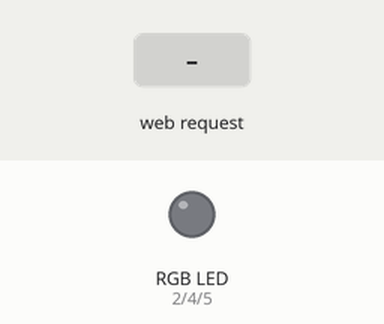
Bench run of a sketch on a simulated ESP32. Shown: an RGB LED mixed from three pins (HIGH = lit). The test bench sets the inputs (shaded band). WiFi joins after 1.5 s; servers stay silent unless stated; what the sketch prints to the serial monitor is not drawn.

Above: at 2.7 s.
2.8 s: HTTP request GET /on received
At 3.2 s:
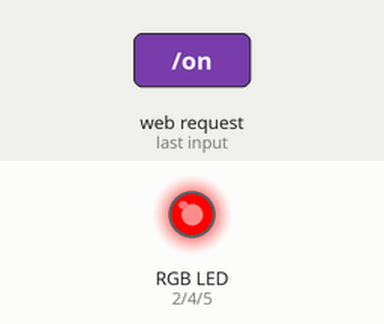
4.3 s: HTTP request GET /on?cor=1 received
Timing chart, 0 to 7.3 s (numbered marks = the images above; inputs shaded):
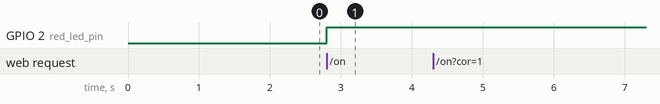

The sketch:

sketch.ino
```cpp
#include <WiFi.h>
#include <WebServer.h>
#include <pgmspace.h>
#include <stdio.h>

// ==== 1. CONFIGURACOES WI-FI ====
const char *ssid = "roteadorKauan";
const char *password = "senha1234";

// ==== 2. DEFINICAO LEDS ====
const int red_led_pin = 2;
const int green_led_pin = 4;
const int blue_led_pin = 5;

// ==== 3. CRIACAO DO OBJETO DO SERVIDOR NA PORTA PADRAO 80 ====
WebServer server(80);

// ==== 4. PAGINA WEB (HTML) ====
const char MAIN_page[] PROGMEM = R"rawliteral(
<!DOCTYPE html>
<html lang="pt-br">
<head>
    <meta charset="UTF-8">
    <meta name="viewport" content="width=device-width, initial-scale=1.0">
    <title>ESP32 - Seletor de Cores</title>
    <style>
        :root {
            --background-color: #f0f2f5;
            --card-background: #ffffff;
            --text-color: #333333;
            --primary-color: #007bff;
            --primary-hover: #0056b3;
            --shadow-color: rgba(0, 0, 0, 0.1);
        }
        * {
            box-sizing: border-box;
            margin: 0;
            padding: 0;
        }
        body {
            font-family: -apple-system, BlinkMacSystemFont, 'Segoe UI', Roboto, Helvetica, Arial, sans-serif;
            background-color: var(--background-color);
            color: var(--text-color);
            display: flex;
            justify-content: center;
            align-items: center;
            min-height: 100vh;
            padding: 1rem;
        }
        .color-card {
            background-color: var(--card-background);
            border-radius: 1rem;
            box-shadow: 0 4px 12px var(--shadow-color);
            padding: 2.5rem 2rem;
            width: 100%;
            max-width: 400px;
            text-align: center;
            transition: transform 0.3s ease, box-shadow 0.3s ease;
        }
        .color-card:hover {
            transform: translateY(-5px);
            box-shadow: 0 8px 24px var(--shadow-color);
        }
        h1 {
            font-size: 1.75rem;
            margin-bottom: 1.5rem;
            color: var(--text-color);
        }
        label {
            font-size: 1.1rem;
            font-weight: 500;
            color: #555;
        }
        form {
            display: flex;
            flex-direction: column;
            align-items: center;
            gap: 1.5rem;
        }
        input[type="color"] {
            appearance: none;
            -webkit-appearance: none;
            width: 80px;
            height: 80px;
            background-color: transparent;
            border: none;
            cursor: pointer;
        }
        input[type="color"]::-webkit-color-swatch {
            border-radius: 50%;
            border: 4px solid #eee;
            transition: border-color 0.2s ease;
        }
        input[type="color"]::-webkit-color-swatch:hover {
            border-color: #ddd;
        }
        .button {
            background-color: var(--primary-color);
            color: white;
            font-size: 1.1rem;
            font-weight: bold;
            padding: 0.9rem 2rem;
            border: none;
            border-radius: 0.5rem;
            cursor: pointer;
            text-transform: uppercase;
            letter-spacing: 1px;
            transition: background-color 0.3s ease, transform 0.2s ease;
        }
        .button:hover {
            background-color: var(--primary-hover);
            transform: scale(1.05);
        }
        .button:active {
            transform: scale(0.98);
        }
        @media (max-width: 480px) {
            .color-card {
                padding: 2rem 1.5rem;
            }
            h1 {
                font-size: 1.5rem;
            }
        }
    </style>
</head>
<body>
    <div class="color-card">
        <h1>Controle de LED 🎨</h1>
        <form action="/on" method="get">
            <label for="colorPicker">Toque no círculo para selecionar</label>
            <input type="color" id="colorPicker" name="cor" value="#ff0000">
            <button type="submit" class="button">Enviar Cor</button>
        </form>
    </div>
</body>
</html>
)rawliteral";

// ==== 5. FUNCOES DE CONTROLE ====

// Envia a pagina HTML para o navegador
void handleRoot()
{
    server.send(200, "text/html", MAIN_page);
}

// Controle de cor
void handleSetColor()
{
    String colorValue = "#ff0000";
    int r, g, b;

    if (server.hasArg("cor"))
    {
        colorValue = server.arg("cor");
    }

    Serial.print("Cor recebida: ");
    Serial.println(colorValue);

    // Converte a string de cor (#RRGGBB) para valores R, G, B
    // Usa c_str() para converter o objeto String para um const char*
    if (sscanf(colorValue.c_str() + 1, "%2x%2x%2x", &r, &g, &b) == 3)
    {
        analogWrite(red_led_pin, r);
        analogWrite(green_led_pin, g);
        analogWrite(blue_led_pin, b);
        Serial.printf("Valores RGB definidos: R=%d, G=%d, B=%d\n", r, g, b);
    }
    else
    {
        Serial.println("Formato de cor hexadecimal inválido.");
    }

    // Redireciona o navegador de volta para a pagina principal
    server.sendHeader("Location", "/");
    server.send(302, "text/plain", "Cor atualizada!");
}

// ==== 6. CONFIGURACOES SETUP ====
void setup()
{
    Serial.begin(115200);

    // Configura os pinos dos LEDs como saída
    pinMode(red_led_pin, OUTPUT);
    pinMode(green_led_pin, OUTPUT);
    pinMode(blue_led_pin, OUTPUT);

    // Apaga os LEDs no início
    analogWrite(red_led_pin, 0);
    analogWrite(green_led_pin, 0);
    analogWrite(blue_led_pin, 0);

    // Conectando ao Wi-Fi
    Serial.print("Conectando a ");
    Serial.println(ssid);
    WiFi.begin(ssid, password);

    while (WiFi.status() != WL_CONNECTED)
    {
        delay(500);
        Serial.print(".");
    }

    Serial.println("\nWi-Fi conectado!");
    Serial.print("Endereco de IP: ");
    Serial.println(WiFi.localIP());

    // Configurando as "rotas" do servidor
    server.on("/", HTTP_GET, handleRoot);
    server.on("/on", HTTP_GET, handleSetColor);
    server.begin();
    Serial.println("Servidor HTTP iniciado.");
}

// ==== 7. LOOP PRINCIPAL ====
void loop()
{
    server.handleClient();
}
```

Measured:
- after the input at 2.8 s, GPIO 2 (red_led_pin): LOW → HIGH at once
- after the input at 4.3 s, every drawn part: stays the same
